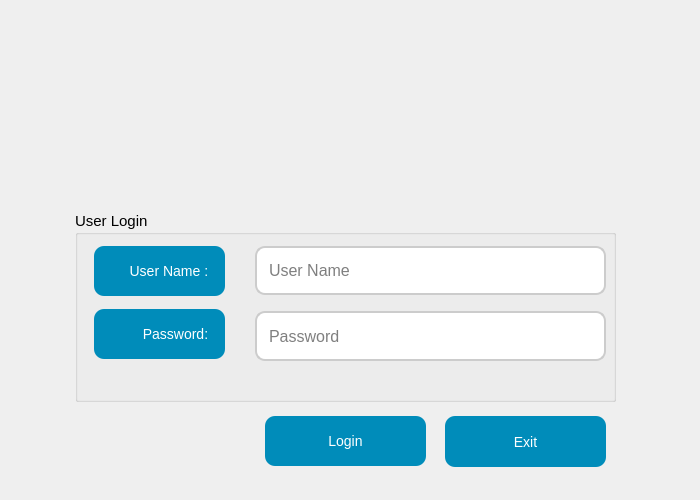
<?xml version="1.0" encoding="UTF-8"?>
<ui version="4.0">
 <class>ud_login</class>
 <widget class="QDialog" name="ud_login">
  <property name="enabled">
   <bool>true</bool>
  </property>
  <property name="geometry">
   <rect>
    <x>0</x>
    <y>0</y>
    <width>700</width>
    <height>500</height>
   </rect>
  </property>
  <property name="minimumSize">
   <size>
    <width>700</width>
    <height>500</height>
   </size>
  </property>
  <property name="maximumSize">
   <size>
    <width>16777215</width>
    <height>16777215</height>
   </size>
  </property>
  <property name="baseSize">
   <size>
    <width>600</width>
    <height>500</height>
   </size>
  </property>
  <property name="font">
   <font>
    <family>MS Shell Dlg 2</family>
    <pointsize>11</pointsize>
    <italic>false</italic>
    <bold>false</bold>
    <kerning>true</kerning>
   </font>
  </property>
  <property name="windowTitle">
   <string>User Login Window</string>
  </property>
  <property name="windowIcon">
   <iconset>
    <normaloff>icons/logout.svg</normaloff>icons/logout.svg</iconset>
  </property>
  <property name="styleSheet">
   <string notr="true">QWidget {
	font: 11pt &quot;MS Shell Dlg 2&quot;;
    background: qlineargradient(spread:pad, x1:0, y1:0, x2:0, y2:1, 
        stop:0 rgba(173, 216, 230, 255), 
        stop:1 rgba(255, 255, 255, 255));
};
</string>
  </property>
  <property name="locale">
   <locale language="English" country="Netherlands"/>
  </property>
  <layout class="QVBoxLayout" name="verticalLayout">
   <item>
    <layout class="QHBoxLayout" name="horizontalLayout" stretch="1,13,1">
     <property name="spacing">
      <number>15</number>
     </property>
     <property name="sizeConstraint">
      <enum>QLayout::SizeConstraint::SetFixedSize</enum>
     </property>
     <item>
      <widget class="QWidget" name="widget" native="true"/>
     </item>
     <item>
      <widget class="QFrame" name="frameIcon">
       <property name="sizePolicy">
        <sizepolicy hsizetype="Fixed" vsizetype="Fixed">
         <horstretch>0</horstretch>
         <verstretch>0</verstretch>
        </sizepolicy>
       </property>
       <property name="minimumSize">
        <size>
         <width>600</width>
         <height>500</height>
        </size>
       </property>
       <property name="frameShape">
        <enum>QFrame::Shape::NoFrame</enum>
       </property>
       <widget class="QLabel" name="label_icon">
        <property name="geometry">
         <rect>
          <x>0</x>
          <y>20</y>
          <width>581</width>
          <height>151</height>
         </rect>
        </property>
        <property name="sizePolicy">
         <sizepolicy hsizetype="Fixed" vsizetype="Fixed">
          <horstretch>0</horstretch>
          <verstretch>0</verstretch>
         </sizepolicy>
        </property>
        <property name="toolTipDuration">
         <number>2</number>
        </property>
        <property name="styleSheet">
         <string notr="true">QPushButton {
    background-color: #008CBA;
    color: white;
    padding: 10px;
    font-size: 14px;
    border: none;
    border-radius: 10px;
    margin: 5px;
}
QPushButton:hover {
    background-color: #007B9E;
}
QPushButton:pressed {
    background-color: #005f73;
}
QComboBox {
    padding: 10px;
    font-size: 14px;
    border: 2px solid #ccc;
    border-radius: 10px;
    margin-bottom: 10px;
}
QComboBox::drop-down {
    subcontrol-origin: padding;
    subcontrol-position: top right;
    width: 30px;
    border-left-width: 1px;
    border-left-color: #ccc;
    border-left-style: solid;
    border-top-right-radius: 10px;
    border-bottom-right-radius: 10px;
};
 padding: 10px;
    font-size: 14px;
    border: 2px solid #ccc;
    border-radius: 10px;
    margin-bottom: 10px;
</string>
        </property>
        <property name="text">
         <string/>
        </property>
        <property name="pixmap">
         <pixmap>icons/WeRHere2.png</pixmap>
        </property>
        <property name="scaledContents">
         <bool>true</bool>
        </property>
        <property name="wordWrap">
         <bool>false</bool>
        </property>
       </widget>
       <widget class="QFrame" name="frame">
        <property name="geometry">
         <rect>
          <x>0</x>
          <y>200</y>
          <width>581</width>
          <height>281</height>
         </rect>
        </property>
        <property name="toolTipDuration">
         <number>2</number>
        </property>
        <property name="frameShape">
         <enum>QFrame::Shape::NoFrame</enum>
        </property>
        <widget class="QGroupBox" name="groupbox_user_login">
         <property name="geometry">
          <rect>
           <x>25</x>
           <y>0</y>
           <width>541</width>
           <height>191</height>
          </rect>
         </property>
         <property name="styleSheet">
          <string notr="true">QComboBox {
    padding: 10px;
    font-size: 14px;
    border: 2px solid #ccc;
    border-radius: 10px;
    margin-bottom: 10px;
}
QComboBox::drop-down {
    subcontrol-origin: padding;
    subcontrol-position: top right;
    width: 30px;
    border-left-width: 1px;
    border-left-color: #ccc;
    border-left-style: solid;
    border-top-right-radius: 10px;
    border-bottom-right-radius: 10px;
}
</string>
         </property>
         <property name="locale">
          <locale language="English" country="UnitedStates"/>
         </property>
         <property name="title">
          <string>User Login</string>
         </property>
         <widget class="QLabel" name="label_user_name">
          <property name="geometry">
           <rect>
            <x>14</x>
            <y>30</y>
            <width>141</width>
            <height>60</height>
           </rect>
          </property>
          <property name="font">
           <font>
            <family>MS Shell Dlg 2</family>
            <pointsize>11</pointsize>
            <italic>false</italic>
            <bold>false</bold>
           </font>
          </property>
          <property name="layoutDirection">
           <enum>Qt::LayoutDirection::RightToLeft</enum>
          </property>
          <property name="styleSheet">
           <string notr="true">QLabel {
    background-color: #008CBA;
    color: white;
    padding: 10px;
    font-size: 14px;
	font: 11pt &quot;MS Shell Dlg 2&quot;;
    border: none;
    border-radius: 10px;
    margin: 5px;
}
QLabel:hover {
    background-color: #007B9E;
}
QLabel:pressed {
    background-color: #005f73;
}</string>
          </property>
          <property name="text">
           <string>User Name : </string>
          </property>
          <property name="textFormat">
           <enum>Qt::TextFormat::PlainText</enum>
          </property>
          <property name="alignment">
           <set>Qt::AlignmentFlag::AlignRight|Qt::AlignmentFlag::AlignTrailing|Qt::AlignmentFlag::AlignVCenter</set>
          </property>
         </widget>
         <widget class="QLineEdit" name="lineedit_user_login">
          <property name="geometry">
           <rect>
            <x>180</x>
            <y>35</y>
            <width>351</width>
            <height>59</height>
           </rect>
          </property>
          <property name="font">
           <font>
            <family>MS Shell Dlg 2</family>
            <pointsize>11</pointsize>
            <italic>false</italic>
            <bold>false</bold>
           </font>
          </property>
          <property name="toolTipDuration">
           <number>1</number>
          </property>
          <property name="styleSheet">
           <string notr="true">QLineEdit {
    padding: 10px;
    font-size: 16px;
    border: 2px solid #ccc;
    border-radius: 10px;
    margin-bottom: 10px;
}</string>
          </property>
          <property name="inputMask">
           <string notr="true"/>
          </property>
          <property name="text">
           <string/>
          </property>
          <property name="placeholderText">
           <string>User Name</string>
          </property>
         </widget>
         <widget class="QLabel" name="label_password">
          <property name="geometry">
           <rect>
            <x>14</x>
            <y>93</y>
            <width>141</width>
            <height>60</height>
           </rect>
          </property>
          <property name="font">
           <font>
            <family>MS Shell Dlg 2</family>
            <pointsize>11</pointsize>
            <italic>false</italic>
            <bold>false</bold>
           </font>
          </property>
          <property name="layoutDirection">
           <enum>Qt::LayoutDirection::RightToLeft</enum>
          </property>
          <property name="styleSheet">
           <string notr="true">QLabel {
	
    background-color: #008CBA;
    color: white;
    padding: 10px;
    font-size: 14px;
font: 11pt &quot;MS Shell Dlg 2&quot;;
    border: none;
    border-radius: 10px;
    margin: 5px;
}
QLabel:hover {
    background-color: #007B9E;
}
QLabel:pressed {
    background-color: #005f73;
}</string>
          </property>
          <property name="text">
           <string>Password: </string>
          </property>
          <property name="textFormat">
           <enum>Qt::TextFormat::PlainText</enum>
          </property>
          <property name="alignment">
           <set>Qt::AlignmentFlag::AlignRight|Qt::AlignmentFlag::AlignTrailing|Qt::AlignmentFlag::AlignVCenter</set>
          </property>
         </widget>
         <widget class="QLineEdit" name="lineedit_password">
          <property name="geometry">
           <rect>
            <x>180</x>
            <y>100</y>
            <width>351</width>
            <height>60</height>
           </rect>
          </property>
          <property name="font">
           <font>
            <family>MS Shell Dlg 2</family>
            <pointsize>11</pointsize>
            <italic>false</italic>
            <bold>false</bold>
           </font>
          </property>
          <property name="toolTipDuration">
           <number>1</number>
          </property>
          <property name="styleSheet">
           <string notr="true">QLineEdit {
    padding: 10px;
    font-size: 16px;
    border: 2px solid #ccc;
    border-radius: 10px;
    margin-bottom: 10px;
}</string>
          </property>
          <property name="inputMethodHints">
           <set>Qt::InputMethodHint::ImhHiddenText|Qt::InputMethodHint::ImhNoAutoUppercase|Qt::InputMethodHint::ImhNoPredictiveText|Qt::InputMethodHint::ImhSensitiveData</set>
          </property>
          <property name="text">
           <string/>
          </property>
          <property name="echoMode">
           <enum>QLineEdit::EchoMode::Password</enum>
          </property>
          <property name="placeholderText">
           <string>Password</string>
          </property>
          <property name="cursorMoveStyle">
           <enum>Qt::CursorMoveStyle::LogicalMoveStyle</enum>
          </property>
          <property name="clearButtonEnabled">
           <bool>false</bool>
          </property>
         </widget>
         <widget class="QLabel" name="label_error">
          <property name="geometry">
           <rect>
            <x>190</x>
            <y>159</y>
            <width>331</width>
            <height>21</height>
           </rect>
          </property>
          <property name="font">
           <font>
            <family>MS Shell Dlg 2</family>
            <pointsize>11</pointsize>
            <italic>false</italic>
            <bold>false</bold>
           </font>
          </property>
          <property name="toolTipDuration">
           <number>-2</number>
          </property>
          <property name="styleSheet">
           <string notr="true">Qlabel{
	font: 12pt &quot;MS Shell Dlg 2&quot;;
	color: rgb(182, 29, 10);
    border: none;
    border-radius: 12px;
    margin: 5px;
}</string>
          </property>
          <property name="text">
           <string/>
          </property>
         </widget>
         <zorder>lineedit_user_login</zorder>
         <zorder>label_user_name</zorder>
         <zorder>label_password</zorder>
         <zorder>lineedit_password</zorder>
         <zorder>label_error</zorder>
        </widget>
        <widget class="QPushButton" name="pushbutton_login">
         <property name="geometry">
          <rect>
           <x>210</x>
           <y>200</y>
           <width>171</width>
           <height>60</height>
          </rect>
         </property>
         <property name="cursor">
          <cursorShape>PointingHandCursor</cursorShape>
         </property>
         <property name="styleSheet">
          <string notr="true">QPushButton {
	
    background-color: #008CBA;
    color: white;
    padding: 10px;
    font-size: 14px;
font: 11pt &quot;MS Shell Dlg 2&quot;;
    border: none;
    border-radius: 10px;
    margin: 5px;
}
QPushButton:hover {
    background-color: #007B9E;
}
QPushButton:pressed {
    background-color: #005f73;
}
</string>
         </property>
         <property name="text">
          <string>Login</string>
         </property>
         <property name="icon">
          <iconset>
           <normaloff>icons/login.svg</normaloff>icons/login.svg</iconset>
         </property>
         <property name="iconSize">
          <size>
           <width>50</width>
           <height>50</height>
          </size>
         </property>
         <property name="shortcut">
          <string>Return</string>
         </property>
        </widget>
        <widget class="QPushButton" name="pushbutton_exit">
         <property name="geometry">
          <rect>
           <x>390</x>
           <y>200</y>
           <width>171</width>
           <height>61</height>
          </rect>
         </property>
         <property name="cursor">
          <cursorShape>PointingHandCursor</cursorShape>
         </property>
         <property name="styleSheet">
          <string notr="true">QPushButton {
    background-color: #008CBA;
    color: white;
    padding: 10px;
    font-size: 14px;
font: 11pt &quot;MS Shell Dlg 2&quot;;
    border: none;
    border-radius: 10px;
    margin: 5px;
}
QPushButton:hover {
    background-color: #007B9E;
}
QPushButton:pressed {
    background-color: #005f73;
}</string>
         </property>
         <property name="text">
          <string>Exit</string>
         </property>
         <property name="icon">
          <iconset>
           <normaloff>icons/power.svg</normaloff>icons/power.svg</iconset>
         </property>
         <property name="iconSize">
          <size>
           <width>50</width>
           <height>50</height>
          </size>
         </property>
         <property name="shortcut">
          <string>Ctrl+E</string>
         </property>
        </widget>
       </widget>
      </widget>
     </item>
     <item>
      <widget class="QWidget" name="widget_2" native="true"/>
     </item>
    </layout>
   </item>
  </layout>
 </widget>
 <resources/>
 <connections/>
</ui>
